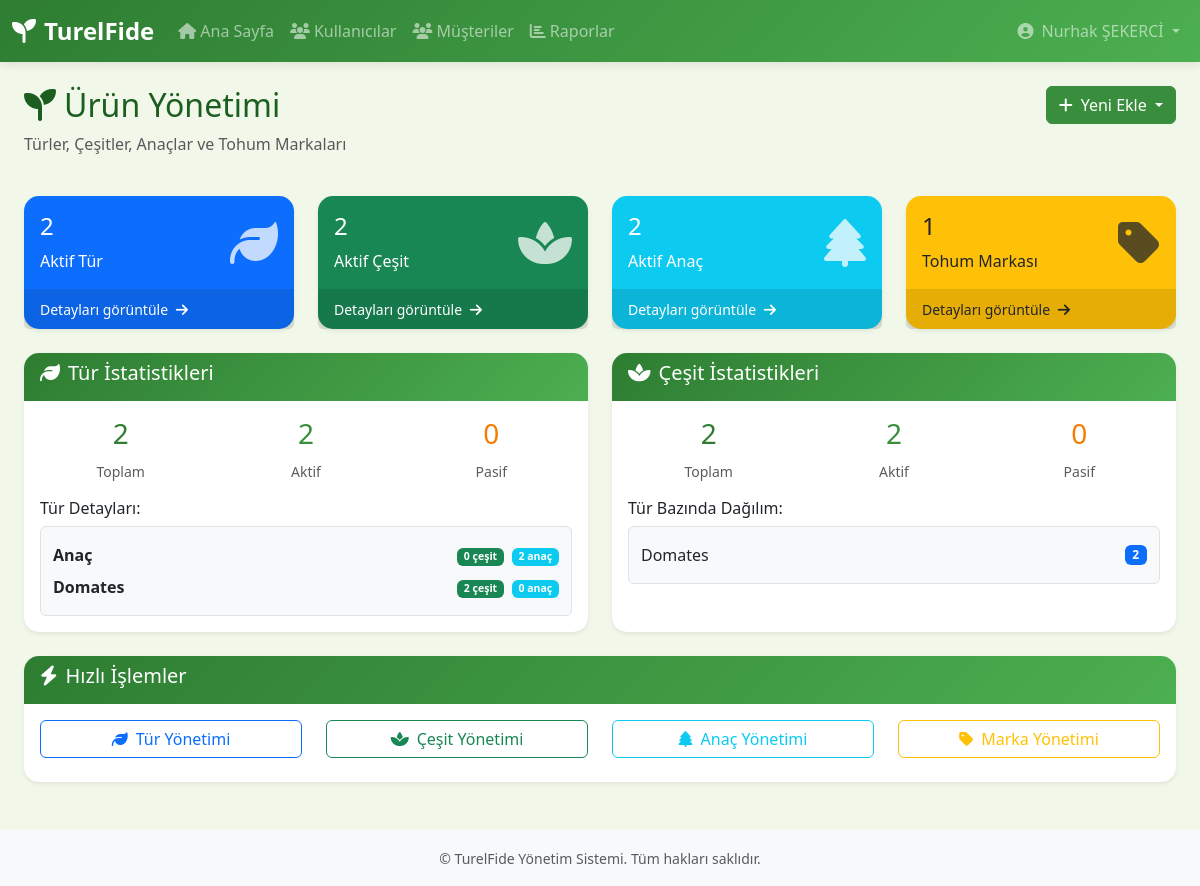
The app's page /products/ (signed in) with its own data.
### accounts/models.py (models this page shows, shortened)
class User(AbstractUser):
    ROLES = [
        ('admin', 'Admin'),
        ('readonly', 'Patron'),
        ('product_manager', 'Proje Müdürü'),
        ('plant_manager', 'Ekim Sorumlusu'),
        ('plant_personel', 'Ekim Personeli'),
        ('seed_manager', 'Aşı Sorumlusu'),
        ('seed_personel', 'Aşı Personeli'),
        ('finance_personel', 'Finans Personeli'),
        ('shipping_personel', 'Sevkiyat Personeli')
    ]
    role = models.CharField(max_length=20, choices=ROLES)
    phone_number = models.CharField(max_length=10)
    pin_code = models.CharField(max_length=4, unique=True, db_index=True)
    groups = models.ManyToManyField(
        'auth.Group',
        verbose_name='groups',
        blank=True,
        help_text='The groups this user belongs to.',
        related_name='custom_user_set',
        related_query_name='custom_user',
    )
    user_permissions = models.ManyToManyField(
        'auth.Permission',
        verbose_name='user permissions',
        blank=True,
        help_text='Specific permissions for this user.',
        related_name='custom_user_set',
        related_query_name='custom_user',
    )
    class Meta:
        verbose_name = 'Kullanıcı'
        verbose_name_plural = 'Kullanıcılar'

### products/models.py (models this page shows, shortened)
class Species(models.Model):
    name = models.CharField(
        max_length=100,
        unique=True,
        validators=[MinLengthValidator(2)],
        verbose_name="Tür Adı",
        help_text="Örnek: Domates, Aşılı Domates, Biber, Patlıcan"
    )
    is_active = models.BooleanField(
        default=True,
        db_index=True,
        verbose_name="Aktif",
        help_text="Bu tür aktif olarak kullanılıyor mu?"
    )
    created_at = models.DateTimeField(
        auto_now_add=True,
        verbose_name="Oluşturulma Tarihi"
    )
    updated_at = models.DateTimeField(
        auto_now=True,
        verbose_name="Güncellenme Tarihi"
    )
    class Meta:
        db_table = 'products_species'
        verbose_name = "Tür"
        verbose_name_plural = "Türler"
        ordering = ['name']
        indexes = [
            models.Index(fields=['name'], name='species_name_idx'),
            models.Index(fields=['is_active'], name='species_active_idx'),
        ]
    @property
    def active_varieties_count(self):
        return self.varieties.filter(is_active=True).count()
    @property
    def active_rootstocks_count(self):
        return self.rootstocks.filter(is_active=True).count()

### products/views.py (the view)
# urls.py: path('', views.product_dashboard_view, name='dashboard'),
@product_permission_required(['admin', 'product_manager', 'readonly'])
def product_dashboard_view(request):
    stats = ProductService.get_general_stats()
    context = {
        'stats': stats,
        'can_edit': can_edit_products(request.user),
    }
    return render(request, 'products/dashboard.html', context)

### products/templates/products/dashboard.html (shortened to what this page needs)
{% extends 'accounts/base.html' %}
{% block content %}
<div class="container-fluid">
    <div class="row mb-4">
        <div class="col-md-8">
            <h2><i class="fas fa-seedling me-2"></i>Ürün Yönetimi</h2>
            <p class="text-muted">Türler, Çeşitler, Anaçlar ve Tohum Markaları</p>
        </div>
        <div class="col-md-4 text-end">
            {% if can_edit %}
            <div class="btn-group" role="group">
                <button type="button" class="btn btn-success dropdown-toggle" data-bs-toggle="dropdown">
                    <i class="fas fa-plus me-2"></i>Yeni Ekle
                </button>
            </div>
            {% endif %}
        </div>
    </div>
    <div class="row mb-4">
        <div class="col-md-3">
            <div class="card bg-primary text-white">
                <div class="card-body">
                    <div class="d-flex justify-content-between">
                        <div>
                            <h4>{{ stats.summary.total_species }}</h4>
                            <span>Aktif Tür</span>
                        </div>
                        <div class="align-self-center">
                            <i class="fas fa-leaf fa-3x opacity-75"></i>
                        </div>
                    </div>
                </div>
                <div class="card-footer">
                    <a href="{% url 'products:species_list' %}" class="text-white text-decoration-none">
                        <small>Detayları görüntüle <i class="fas fa-arrow-right ms-1"></i></small>
                    </a>
                </div>
            </div>
        </div>
        <div class="col-md-3">
            <div class="card bg-success text-white">
                <div class="card-body">
                    <div class="d-flex justify-content-between">
                        <div>
                            <h4>{{ stats.summary.total_varieties }}</h4>
                            <span>Aktif Çeşit</span>
                        </div>
                        <div class="align-self-center">
                            <i class="fas fa-spa fa-3x opacity-75"></i>
                        </div>
                    </div>
                </div>
                <div class="card-footer">
                    <a href="{% url 'products:variety_list' %}" class="text-white text-decoration-none">
                        <small>Detayları görüntüle <i class="fas fa-arrow-right ms-1"></i></small>
                    </a>
                </div>
            </div>
        </div>
        <div class="col-md-3">
            <div class="card bg-info text-white">
                <div class="card-body">
                    <div class="d-flex justify-content-between">
                        <div>
                            <h4>{{ stats.summary.total_rootstocks }}</h4>
                            <span>Aktif Anaç</span>
                        </div>
                        <div class="align-self-center">
                            <i class="fas fa-tree fa-3x opacity-75"></i>
                        </div>
                    </div>
                </div>
                <div class="card-footer">
                    <a href="{% url 'products:rootstock_list' %}" class="text-white text-decoration-none">
                        <small>Detayları görüntüle <i class="fas fa-arrow-right ms-1"></i></small>
                    </a>
                </div>
            </div>
        </div>
        <div class="col-md-3">
            <div class="card bg-warning text-dark">
                <div class="card-body">
                    <div class="d-flex justify-content-between">
                        <div>
                            <h4>{{ stats.summary.total_brands }}</h4>
                            <span>Tohum Markası</span>
                        </div>
                        <div class="align-self-center">
                            <i class="fas fa-tag fa-3x opacity-75"></i>
                        </div>
                    </div>
                </div>
                <div class="card-footer">
                    <a href="{% url 'products:seed_brand_list' %}" class="text-dark text-decoration-none">
                        <small>Detayları görüntüle <i class="fas fa-arrow-right ms-1"></i></small>
                    </a>
                </div>
            </div>
        </div>
    </div>
    <div class="row">
        <div class="col-md-6 mb-4">
            <div class="card h-100">
                <div class="card-header">
                    <h5><i class="fas fa-leaf me-2"></i>Tür İstatistikleri</h5>
                </div>
                <div class="card-body">
                    <div class="row mb-3">
                        <div class="col-4 text-center">
                            <h3 class="text-primary">{{ stats.species.total }}</h3>
                            <small class="text-muted">Toplam</small>
                        </div>
                        <div class="col-4 text-center">
                            <h3 class="text-success">{{ stats.species.active }}</h3>
                            <small class="text-muted">Aktif</small>
                        </div>
                        <div class="col-4 text-center">
                            <h3 class="text-warning">{{ stats.species.inactive }}</h3>
                            <small class="text-muted">Pasif</small>
                        </div>
                    </div>
                    {% if stats.species.species_details %}
                    <h6 class="mt-3">Tür Detayları:</h6>
                    <div class="species-details" style="max-height: 200px; overflow-y: auto;">
                        {% for detail in stats.species.species_details %}
                        <div class="d-flex justify-content-between align-items-center py-1">
                            <span class="fw-bold">{{ detail.name }}</span>
                            <div class="small text-muted">
                                <span class="badge bg-success me-1">{{ detail.varieties_count }} çeşit</span>
                                <span class="badge bg-info">{{ detail.rootstocks_count }} anaç</span>
                            </div>
                        </div>
                        {% endfor %}
                    </div>
                    {% endif %}
                </div>
            </div>
        </div>
        <div class="col-md-6 mb-4">
            <div class="card h-100">
                <div class="card-header">
                    <h5><i class="fas fa-spa me-2"></i>Çeşit İstatistikleri</h5>
                </div>
                <div class="card-body">
                    <div class="row mb-3">
                        <div class="col-4 text-center">
                            <h3 class="text-primary">{{ stats.varieties.total }}</h3>
                            <small class="text-muted">Toplam</small>
                        </div>
                        <div class="col-4 text-center">
                            <h3 class="text-success">{{ stats.varieties.active }}</h3>
                            <small class="text-muted">Aktif</small>
                        </div>
                        <div class="col-4 text-center">
                            <h3 class="text-warning">{{ stats.varieties.inactive }}</h3>
                            <small class="text-muted">Pasif</small>
                        </div>
                    </div>
                    {% if stats.varieties.species_breakdown %}
                    <h6 class="mt-3">Tür Bazında Dağılım:</h6>
                    <div class="variety-breakdown" style="max-height: 200px; overflow-y: auto;">
                        {% for breakdown in stats.varieties.species_breakdown %}
                        <div class="d-flex justify-content-between align-items-center py-1">
                            <span>{{ breakdown.species__name }}</span>
                            <span class="badge bg-primary">{{ breakdown.count }}</span>
                        </div>
                        {% endfor %}
                    </div>
                    {% endif %}
                </div>
            </div>
        </div>
    </div>
    <div class="row">
        <div class="col-12">
            <div class="card">
                <div class="card-header">
                    <h5><i class="fas fa-bolt me-2"></i>Hızlı İşlemler</h5>
                </div>
                <div class="card-body">
                    <div class="row">
                        <div class="col-md-3">
                            <a href="{% url 'products:species_list' %}" class="btn btn-outline-primary w-100 mb-2">
                                <i class="fas fa-leaf me-2"></i>Tür Yönetimi
                            </a>
                        </div>
                        <div class="col-md-3">
                            <a href="{% url 'products:variety_list' %}" class="btn btn-outline-success w-100 mb-2">
                                <i class="fas fa-spa me-2"></i>Çeşit Yönetimi
                            </a>
                        </div>
                        <div class="col-md-3">
                            <a href="{% url 'products:rootstock_list' %}" class="btn btn-outline-info w-100 mb-2">
                                <i class="fas fa-tree me-2"></i>Anaç Yönetimi
                            </a>
                        </div>
                        <div class="col-md-3">
                            <a href="{% url 'products:seed_brand_list' %}" class="btn btn-outline-warning w-100 mb-2">
                                <i class="fas fa-tag me-2"></i>Marka Yönetimi
                            </a>
                        </div>
                    </div>
                </div>
            </div>
        </div>
    </div>
</div>
{% endblock %}

### accounts/templates/accounts/base.html (shortened to what this page needs)
<!DOCTYPE html>
<html lang="tr">
<head>
    <link href="https://cdn.jsdelivr.net/npm/bootstrap@5.3.0/dist/css/bootstrap.min.css" rel="stylesheet">
    <link rel="stylesheet" href="https://cdn.jsdelivr.net/npm/bootstrap-icons@1.11.0/font/bootstrap-icons.css">
    <link rel="stylesheet" href="https://cdnjs.cloudflare.com/ajax/libs/font-awesome/6.4.0/css/all.min.css">
</head>
<body>
    {% if user.is_authenticated %}
    <nav class="navbar navbar-expand-lg navbar-dark navbar-custom">
        <div class="container-fluid">
            <a class="navbar-brand" href="{% url 'accounts:dashboard' %}">
                <i class="fas fa-seedling me-2"></i>TurelFide
            </a>
            <div class="collapse navbar-collapse" id="navbarNav">
                <ul class="navbar-nav me-auto">
                    <li class="nav-item">
                        <a class="nav-link" href="{% url 'accounts:dashboard' %}">
                            <i class="fas fa-home me-1"></i>Ana Sayfa
                        </a>
                    </li>
                    {% if user.role == 'admin' or user.role == 'readonly' or user.role == 'product_manager' %}
                    <li class="nav-item">
                        <a class="nav-link" href="{% url 'accounts:user_list' %}">
                            <i class="fas fa-users me-1"></i>Kullanıcılar
                        </a>
                    </li>
                    <li class="nav-item">
                        <a class="nav-link" href="{% url 'customers:list' %}">
                            <i class="fas fa-users me-1"></i>Müşteriler
                        </a>
                    </li>
                    {% endif %}
                    {% if 'manager' in user.role or user.role == 'admin' %}
                    <li class="nav-item">
                        <a class="nav-link" href="#!">
                            <i class="fas fa-chart-bar me-1"></i>Raporlar
                        </a>
                    </li>
                    {% endif %}
                </ul>
                <ul class="navbar-nav">
                    <li class="nav-item dropdown">
                        <a class="nav-link dropdown-toggle" href="#" role="button" data-bs-toggle="dropdown">
                            <i class="fas fa-user-circle me-1"></i>
                            {{ user.get_full_name|default:user.username }}
                        </a>
                    </li>
                </ul>
            </div>
        </div>
    </nav>
    {% endif %}
    <main class="{% if user.is_authenticated %}container-fluid mt-4{% endif %}">
        {% block content %}{% endblock %}
    </main>
    {% if user.is_authenticated %}
    <footer class="bg-light text-center py-3 mt-5">
        <div class="container">
            <small class="text-muted">
                © {{ "now"|date:"Y" }} TurelFide Yönetim Sistemi. Tüm hakları saklıdır.
            </small>
        </div>
    </footer>
    {% endif %}
</body>
</html>

### records on screen
User: get_full_name "Nurhak ŞEKERCİ"
Species: name "Anaç"
Species: name "Domates", species__name "Domates", count "2"

### other values on screen
{{ stats.summary.total_species }} "2"
{{ stats.summary.total_varieties }} "2"
{{ stats.summary.total_rootstocks }} "2"
{{ stats.summary.total_brands }} "1"
{{ stats.species.total }} "2"
{{ stats.species.active }} "2"
{{ stats.species.inactive }} "0"
{{ detail.varieties_count }} "0" "2"
{{ detail.rootstocks_count }} "2" "0"
{{ stats.varieties.total }} "2"
{{ stats.varieties.active }} "2"
{{ stats.varieties.inactive }} "0"
